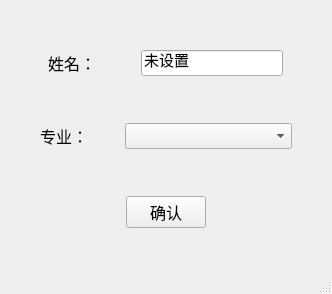
<?xml version="1.0" encoding="UTF-8"?>
<ui version="4.0">
 <class>vip</class>
 <widget class="QMainWindow" name="vip">
  <property name="enabled">
   <bool>true</bool>
  </property>
  <property name="geometry">
   <rect>
    <x>0</x>
    <y>0</y>
    <width>332</width>
    <height>294</height>
   </rect>
  </property>
  <property name="minimumSize">
   <size>
    <width>332</width>
    <height>294</height>
   </size>
  </property>
  <property name="maximumSize">
   <size>
    <width>332</width>
    <height>294</height>
   </size>
  </property>
  <property name="windowTitle">
   <string>Vip</string>
  </property>
  <widget class="QWidget" name="centralwidget">
   <layout class="QVBoxLayout" name="verticalLayout">
    <property name="bottomMargin">
     <number>0</number>
    </property>
    <item>
     <layout class="QHBoxLayout" name="horizontalLayout">
      <item>
       <widget class="QLabel" name="label">
        <property name="sizePolicy">
         <sizepolicy hsizetype="Fixed" vsizetype="Preferred">
          <horstretch>0</horstretch>
          <verstretch>0</verstretch>
         </sizepolicy>
        </property>
        <property name="font">
         <font>
          <pointsize>12</pointsize>
         </font>
        </property>
        <property name="text">
         <string>姓名：</string>
        </property>
       </widget>
      </item>
      <item>
       <widget class="QLineEdit" name="lineEdit">
        <property name="sizePolicy">
         <sizepolicy hsizetype="Fixed" vsizetype="Fixed">
          <horstretch>0</horstretch>
          <verstretch>0</verstretch>
         </sizepolicy>
        </property>
        <property name="font">
         <font>
          <pointsize>11</pointsize>
         </font>
        </property>
        <property name="text">
         <string>未设置</string>
        </property>
       </widget>
      </item>
     </layout>
    </item>
    <item>
     <layout class="QHBoxLayout" name="horizontalLayout_2">
      <item>
       <widget class="QLabel" name="label_2">
        <property name="sizePolicy">
         <sizepolicy hsizetype="Fixed" vsizetype="Preferred">
          <horstretch>0</horstretch>
          <verstretch>0</verstretch>
         </sizepolicy>
        </property>
        <property name="font">
         <font>
          <pointsize>12</pointsize>
         </font>
        </property>
        <property name="text">
         <string>专业：</string>
        </property>
       </widget>
      </item>
      <item>
       <widget class="QComboBox" name="comboBox">
        <property name="enabled">
         <bool>true</bool>
        </property>
        <property name="sizePolicy">
         <sizepolicy hsizetype="Fixed" vsizetype="Fixed">
          <horstretch>0</horstretch>
          <verstretch>0</verstretch>
         </sizepolicy>
        </property>
        <property name="minimumSize">
         <size>
          <width>167</width>
          <height>21</height>
         </size>
        </property>
        <property name="font">
         <font>
          <pointsize>11</pointsize>
         </font>
        </property>
        <property name="editable">
         <bool>false</bool>
        </property>
        <property name="currentText">
         <string/>
        </property>
       </widget>
      </item>
     </layout>
    </item>
    <item>
     <layout class="QHBoxLayout" name="horizontalLayout_3">
      <item>
       <widget class="QPushButton" name="pushButton">
        <property name="sizePolicy">
         <sizepolicy hsizetype="Fixed" vsizetype="Fixed">
          <horstretch>0</horstretch>
          <verstretch>0</verstretch>
         </sizepolicy>
        </property>
        <property name="font">
         <font>
          <pointsize>12</pointsize>
         </font>
        </property>
        <property name="text">
         <string>确认</string>
        </property>
       </widget>
      </item>
     </layout>
    </item>
   </layout>
  </widget>
  <widget class="QStatusBar" name="statusbar"/>
 </widget>
 <resources/>
 <connections/>
</ui>
